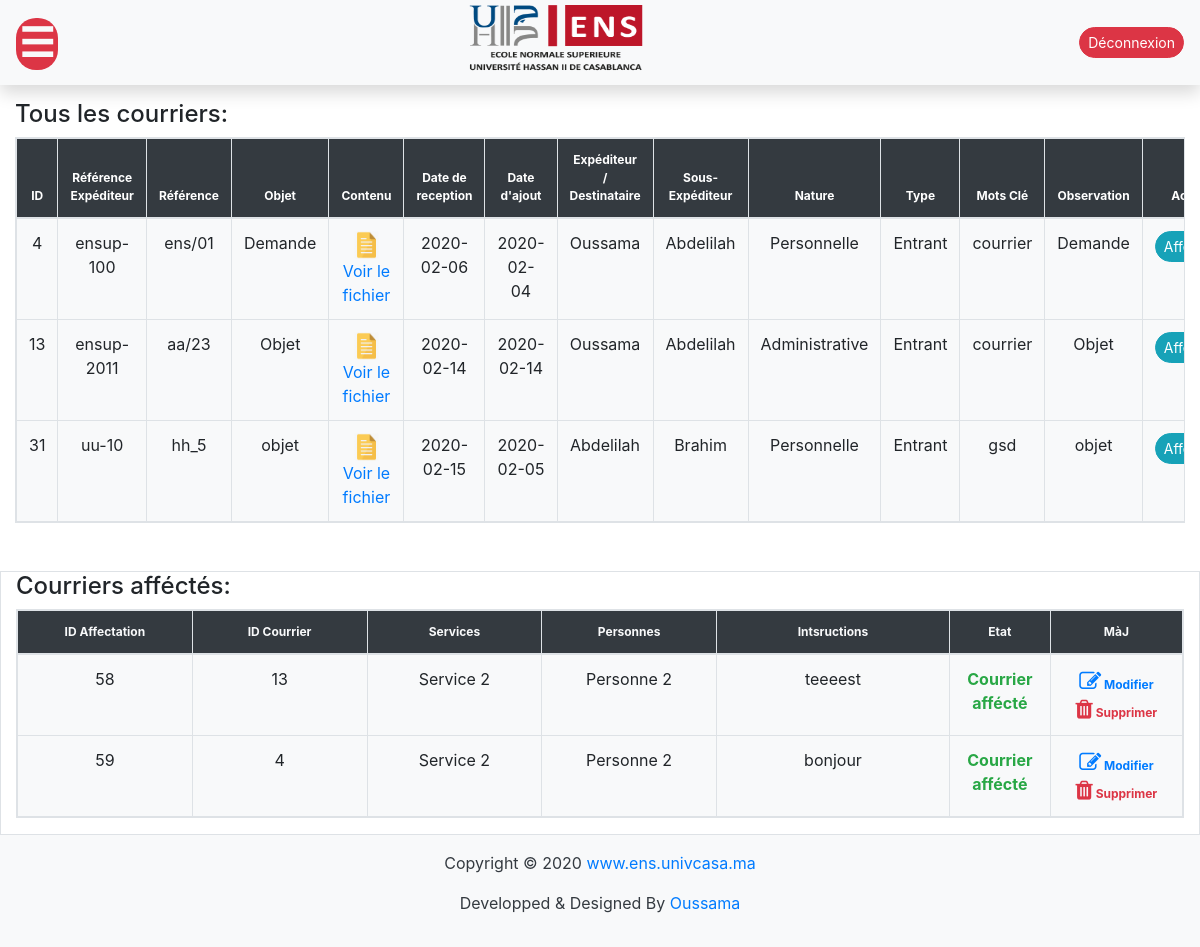
Page /affectation.php (signed in) on the committed database.
### tables this page shows
CREATE TABLE `courrier` (
  `id` int(32) NOT NULL,
  `refExp` varchar(50) NOT NULL,
  `ref` varchar(50) DEFAULT NULL,
  `objet` varchar(50) DEFAULT NULL,
  `contenu` varchar(255) DEFAULT NULL,
  `daterecu` date DEFAULT NULL,
  `dateajout` date DEFAULT NULL,
  `expediteur` varchar(50) DEFAULT NULL,
  `souExpediteur` varchar(50) DEFAULT NULL,
  `nature` varchar(50) DEFAULT NULL,
  `typeCourrier` varchar(50) DEFAULT NULL,
  `motscle` varchar(50) DEFAULT NULL,
  `observation` varchar(50) DEFAULT NULL
);

CREATE TABLE `affectation` (
  `id_affectation` int(32) NOT NULL,
  `id_courrier` int(32) NOT NULL,
  `service` varchar(50) NOT NULL,
  `personne` varchar(50) NOT NULL,
  `instructions` varchar(255) NOT NULL
);

### affectation.php (the view, shortened to what this page needs)
<?php
include 'action.php';
require 'header.php';
?>
<!doctype html>
<html lang="en">
<head>
    <link rel="stylesheet" href="https://maxcdn.bootstrapcdn.com/bootstrap/4.4.1/css/bootstrap.min.css">
    <link href="https://stackpath.bootstrapcdn.com/font-awesome/4.7.0/css/font-awesome.min.css" rel="stylesheet">
    <link rel="stylesheet" href="https://cdn.datatables.net/1.10.20/css/dataTables.bootstrap4.min.css">
</head>
<body style="margin-top: 100px">
<div class="container-fluid mt-5">
    <h4 class="">Tous les courriers: </h4>
        <table class="table table-hover table-bordered table-responsive w-100" id="myTable">
        <thead>
            <tr class="bg-dark text-center text-white" style="font-size: 12px">
                <th>ID</th>
                <th>Référence Expéditeur</th>
                <th>Référence</th>
                <th>Objet</th>
                <th>Contenu</th>
                <th>Date de reception</th>
                <th>Date d'ajout</th>
                <th>Expéditeur / Destinataire</th>
                <th>Sous-Expéditeur</th>
                <th>Nature</th>
                <th>Type</th>
                <th>Mots Clé</th>
                <th>Observation</th>
                <th>Action</th>
            </tr>
        </thead>
        <tbody id="myTable">
        <?php
        $query = "select * from courrier";
        $rows = $bdd->query($query);
        foreach ($rows as $k ) {
        ?>
        <tr class="text-center bg-light">
            <td><?php echo $k['id'] ?></td>
            <td><?php echo $k['refExp'] ?></td>
            <td><?php echo $k['ref'] ?></td>
            <td><?php echo $k['objet'] ?></td>
            <td> <a href="<?php echo $k['contenu'] ?>" target="_blank"><img src="images/file-logo.png" width="25" height="28"><br>Voir le fichier</a></td>
            <td><?php echo $k['daterecu'] ?></td>
            <td><?php echo $k['dateajout'] ?></td>
            <td><?php echo $k['expediteur'] ?></td>
            <td><?php echo $k['souExpediteur'] ?></td>
            <td><?php echo $k['nature'] ?></td>
            <td><?php echo $k['typeCourrier'] ?></td>
            <td><?php echo $k['motscle'] ?></td>
            <td><?php echo $k['observation'] ?></td>
                    <td>
                        <button type="button" class="btn btn-sm btn-info rounded-pill affect" data-toggle="modal" data-target="#affectercourrier">
                            Affecter
                        </button>
                    </td>
                </tr>
            <?php } ?>
        </tbody>
        </table>
</div>
<div class="container-fluid table-bordered mt-5">
    <h4 class="">Courriers afféctés: </h4>
    <form action="affectation.php" method="post">
        <table class="table table-responsive table-hover table-bordered"  id="table">
            <thead>
            <tr style="font-size: 12px" class="bg-dark text-light text-center">
                <th>ID Affectation</th>
                <th>ID Courrier</th>
                <th>Services</th>
                <th>Personnes</th>
                <th>Intsructions</th>
                <th>Etat</th>
                <th>MàJ</th>
            </tr>
            </thead>
            <tbody>
            <?php
            $query = "select * from affectation";
            $rows = $bdd->query($query);
            foreach ($rows as $k) {
            ?>
                <tr class="text-center bg-light">
                    <td style="width: 15%"><?php echo $k['id_affectation'] ; ?></td>
                    <td style="width: 15%"><?php echo $k['id_courrier'] ; ?></td>
                    <td style="width: 15%"><?php echo $k['service'] ; ?></td>
                    <td style="width: 15%"><?php echo $k['personne'] ; ?></td>
                    <td style="width: 20%"><?php echo $k['instructions'] ; ?></td>
                    <td class="text-success font-weight-bold">Courrier affécté</td>
                    <td>
                        <a class="modifCour badge text-primary"data-toggle="modal" data-target="#exampleModal" id="modif" style="cursor: pointer;" ><i class="fa fa-edit" style="font-size:22px"></i> Modifier</a>
                        <a href="action.php?del=<?php echo $k['id_affectation']?>" onclick="return confirm('Vous-êtes sûr?');" class="badge text-danger"><i class="fa fa-trash" style="font-size:22px"></i> Supprimer</a>
                    </td>
                </tr>
            <?php } ?>
            </tbody>
        </table>
    </form>
</div>
</body>
</html>
<?php
require_once 'footer.php'
?>

### header.php (shortened to what this page needs)
<!doctype html>
<html lang="en">
<head>
    <link rel="stylesheet" href="https://maxcdn.bootstrapcdn.com/bootstrap/4.4.1/css/bootstrap.min.css">
    <link href="https://stackpath.bootstrapcdn.com/font-awesome/4.7.0/css/font-awesome.min.css" rel="stylesheet"
>
    <link rel="stylesheet" href="css/style.css">
</head>
<body>
<nav class="navbar navbar-expand-lg navbar-light bg-light shadow fixed-top" id="navbar" style="font-size: 17px; height: 85px; transition: top .5s">
    <div class="logo">
        <a class="navbar-brand" href="index.php">
            <img src="images/ens.png" title="Logo" height="68" width="200">
        </a>
    </div>
    <?php
    if (isset($_SESSION['id'])) {
        if ($_SESSION['username'] == 'directeur') {
            echo '
            <span class="open-slide">
              <span class="openS" onclick="openSlideMenu()">&#9776; </span>
            </span>
            <div id="side-menu" class="side-nav">
                <span class="btn-close" onclick="closeSlideMenu()">&times;</span>
                <a class="" id="directCour" href="index.php" style="color: grey"><i class="fa fa-envelope" aria-hidden="true"></i>Gestion des courriers</a>
                <a class="" href="affectation.php"><i class="fa fa-paper-plane" aria-hidden="true"></i>Affectation des courriers</a>
            </div>
        <div class="ml-auto">
            <button type="button" class="btn btn-danger btn-sm rounded-pill" data-toggle="modal" data-target="#modaldecon">Déconnexion</button>
        </div>
      ';
        } else if ($_SESSION['username'] == 'bureau') {
            echo '
            <span class="open-slide">
              <span class="openS" onclick="openSlideMenu()">&#9776; </span>
            </span>
            <div id="side-menu" class="side-nav">
                <span class="btn-close" onclick="closeSlideMenu()">&times;</span>
                <a class="" href="index.php"><i class="fa fa-envelope" aria-hidden="true"></i>Gestion des courriers</a>
                <a class="" href="affectation.php"><i class="fa fa-paper-plane" aria-hidden="true"></i>Affectation des courriers</a>
            </div>
        <div class="ml-auto">
            <button type="button" class="btn btn-danger btn-sm rounded-pill" data-toggle="modal" data-target="#modaldecon">Déconnexion</button>
        </div>
      ';
        }
    }
    ?>
</nav>
</body>
</html>

### footer.php (shortened to what this page needs)
<!DOCTYPE html>
<html lang="en">
<head>
    <link rel="stylesheet" href="https://maxcdn.bootstrapcdn.com/bootstrap/4.4.1/css/bootstrap.min.css">
    <link href="https://stackpath.bootstrapcdn.com/font-awesome/4.7.0/css/font-awesome.min.css" rel="stylesheet">
</head>
<body >
    <div id="page-container">
        <div id="content-wrap ">
          <footer >
            <div class="footer bg-light text-dark text-center py-3">
              <p id="p-foot"></p>
              <p>Developped & Designed By <a href="">Oussama</a></p>
            </div>
        </div>
    </div>
</body>
</html>

### css/style.css (style rules this page uses)
html { scroll-behavior: smooth; }
.logo { position: absolute; top: 0; left: 38%; }
.open-slide .openS { background-color: #dc3545; color: #f8f9fa; font-size:40px; cursor:pointer; font-weight: bold; border-radius: 20px; padding:0 3px 3px 3px; }

### rows in the picture
courrier: id "4", refExp "ensup-100", ref "ens/01", objet "Demande", daterecu "2020-02-06", dateajout "2020-02-04", expediteur "Oussama", souExpediteur "Abdelilah", nature "Personnelle", typeCourrier "Entrant", motscle "courrier", observation "Demande"
courrier: id "13", refExp "ensup-2011", ref "aa/23", objet "Objet", daterecu "2020-02-14", dateajout "2020-02-14", expediteur "Oussama", souExpediteur "Abdelilah", nature "Administrative", typeCourrier "Entrant", motscle "courrier", observation "Objet"
courrier: id "31", refExp "uu-10", ref "hh_5", objet "objet", daterecu "2020-02-15", dateajout "2020-02-05", expediteur "Abdelilah", souExpediteur "Brahim", nature "Personnelle", typeCourrier "Entrant", motscle "gsd", observation "objet"
affectation: id_affectation "58", id_courrier "13", service "Service 2", personne "Personne 2", instructions "teeeest"
affectation: id_affectation "59", id_courrier "4", service "Service 2", personne "Personne 2", instructions "bonjour"
